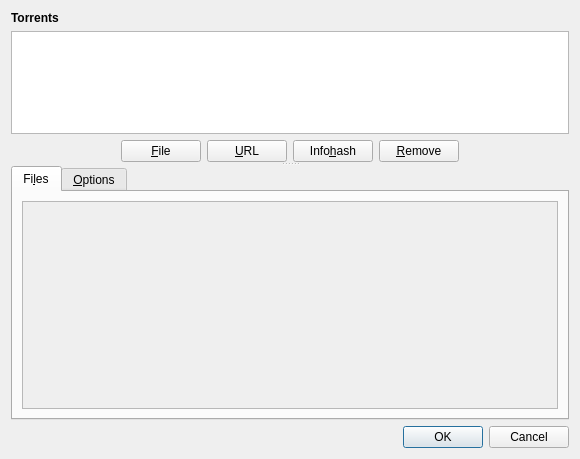
<?xml version="1.0" encoding="UTF-8"?>
<ui version="4.0">
 <author>Nikita Nemkin</author>
 <class>AddTorrentsDialog</class>
 <widget class="QDialog" name="AddTorrentsDialog">
  <property name="geometry">
   <rect>
    <x>0</x>
    <y>0</y>
    <width>529</width>
    <height>459</height>
   </rect>
  </property>
  <property name="windowTitle">
   <string>Add Torrents</string>
  </property>
  <layout class="QVBoxLayout" name="verticalLayout_4">
   <item>
    <widget class="QSplitter" name="splitter">
     <property name="orientation">
      <enum>Qt::Vertical</enum>
     </property>
     <property name="childrenCollapsible">
      <bool>false</bool>
     </property>
     <widget class="QWidget" name="widget" native="true">
      <property name="sizePolicy">
       <sizepolicy hsizetype="Preferred" vsizetype="Preferred">
        <horstretch>0</horstretch>
        <verstretch>1</verstretch>
       </sizepolicy>
      </property>
      <layout class="QVBoxLayout" name="verticalLayout">
       <property name="margin">
        <number>0</number>
       </property>
       <item>
        <widget class="QLabel" name="label">
         <property name="font">
          <font>
           <weight>75</weight>
           <bold>true</bold>
          </font>
         </property>
         <property name="text">
          <string>Torrents</string>
         </property>
        </widget>
       </item>
       <item>
        <widget class="QListWidget" name="list_torrents"/>
       </item>
       <item>
        <layout class="QHBoxLayout" name="horizontalLayout">
         <item>
          <spacer name="horizontalSpacer">
           <property name="orientation">
            <enum>Qt::Horizontal</enum>
           </property>
           <property name="sizeHint" stdset="0">
            <size>
             <width>40</width>
             <height>20</height>
            </size>
           </property>
          </spacer>
         </item>
         <item>
          <widget class="QPushButton" name="button_file">
           <property name="text">
            <string>&amp;File</string>
           </property>
           <property name="icon">
            <iconset resource="../data/resources.qrc">
             <normaloff>:/icons/deluge/16x16/actions/document-open.png</normaloff>:/icons/deluge/16x16/actions/document-open.png</iconset>
           </property>
          </widget>
         </item>
         <item>
          <widget class="QPushButton" name="button_url">
           <property name="text">
            <string>&amp;URL</string>
           </property>
           <property name="icon">
            <iconset resource="../data/resources.qrc">
             <normaloff>:/icons/deluge/16x16/places/network-workgroup.png</normaloff>:/icons/deluge/16x16/places/network-workgroup.png</iconset>
           </property>
          </widget>
         </item>
         <item>
          <widget class="QPushButton" name="button_hash">
           <property name="text">
            <string>Info&amp;hash</string>
           </property>
           <property name="icon">
            <iconset resource="../data/resources.qrc">
             <normaloff>:/icons/deluge/16x16/devices/media-floppy.png</normaloff>:/icons/deluge/16x16/devices/media-floppy.png</iconset>
           </property>
          </widget>
         </item>
         <item>
          <widget class="QPushButton" name="button_remove">
           <property name="text">
            <string>&amp;Remove</string>
           </property>
           <property name="icon">
            <iconset resource="../data/resources.qrc">
             <normaloff>:/icons/deluge/16x16/actions/list-remove.png</normaloff>:/icons/deluge/16x16/actions/list-remove.png</iconset>
           </property>
          </widget>
         </item>
         <item>
          <spacer name="horizontalSpacer_2">
           <property name="orientation">
            <enum>Qt::Horizontal</enum>
           </property>
           <property name="sizeHint" stdset="0">
            <size>
             <width>40</width>
             <height>20</height>
            </size>
           </property>
          </spacer>
         </item>
        </layout>
       </item>
      </layout>
     </widget>
     <widget class="QTabWidget" name="tabs">
      <property name="currentIndex">
       <number>0</number>
      </property>
      <widget class="QWidget" name="tab_files">
       <property name="enabled">
        <bool>false</bool>
       </property>
       <attribute name="icon">
        <iconset resource="../data/resources.qrc">
         <normaloff>:/icons/deluge/16x16/actions/document-open.png</normaloff>:/icons/deluge/16x16/actions/document-open.png</iconset>
       </attribute>
       <attribute name="title">
        <string>Fi&amp;les</string>
       </attribute>
       <layout class="QHBoxLayout" name="horizontalLayout_2">
        <item>
         <widget class="QTreeWidget" name="tree_files">
          <property name="selectionMode">
           <enum>QAbstractItemView::ExtendedSelection</enum>
          </property>
          <property name="indentation">
           <number>10</number>
          </property>
          <property name="uniformRowHeights">
           <bool>true</bool>
          </property>
          <property name="allColumnsShowFocus">
           <bool>true</bool>
          </property>
          <property name="columnCount">
           <number>2</number>
          </property>
          <attribute name="headerVisible">
           <bool>false</bool>
          </attribute>
          <attribute name="headerMinimumSectionSize">
           <number>0</number>
          </attribute>
          <attribute name="headerStretchLastSection">
           <bool>false</bool>
          </attribute>
          <attribute name="headerVisible">
           <bool>false</bool>
          </attribute>
          <attribute name="headerMinimumSectionSize">
           <number>0</number>
          </attribute>
          <attribute name="headerStretchLastSection">
           <bool>false</bool>
          </attribute>
          <column>
           <property name="text">
            <string notr="true">1</string>
           </property>
          </column>
          <column>
           <property name="text">
            <string notr="true">2</string>
           </property>
          </column>
         </widget>
        </item>
       </layout>
      </widget>
      <widget class="QWidget" name="tab_options">
       <property name="enabled">
        <bool>false</bool>
       </property>
       <attribute name="icon">
        <iconset resource="../data/resources.qrc">
         <normaloff>:/icons/deluge/16x16/actions/document-properties.png</normaloff>:/icons/deluge/16x16/actions/document-properties.png</iconset>
       </attribute>
       <attribute name="title">
        <string>&amp;Options</string>
       </attribute>
       <layout class="QGridLayout" name="gridLayout" rowstretch="0,0,0,0,0,1">
        <property name="sizeConstraint">
         <enum>QLayout::SetMaximumSize</enum>
        </property>
        <item row="0" column="0" colspan="7">
         <widget class="QLabel" name="label_2">
          <property name="font">
           <font>
            <weight>75</weight>
            <bold>true</bold>
           </font>
          </property>
          <property name="text">
           <string>Download Location</string>
          </property>
         </widget>
        </item>
        <item row="1" column="0" colspan="7">
         <layout class="QHBoxLayout" name="horizontalLayout_3">
          <item>
           <widget class="QLineEdit" name="download_location"/>
          </item>
          <item>
           <widget class="QToolButton" name="download_location_browse">
            <property name="text">
             <string>...</string>
            </property>
           </widget>
          </item>
         </layout>
        </item>
        <item row="2" column="0" colspan="2">
         <widget class="QLabel" name="label_3">
          <property name="font">
           <font>
            <weight>75</weight>
            <bold>true</bold>
           </font>
          </property>
          <property name="text">
           <string>Allocation</string>
          </property>
         </widget>
        </item>
        <item row="2" column="2" colspan="2">
         <widget class="QLabel" name="label_4">
          <property name="font">
           <font>
            <weight>75</weight>
            <bold>true</bold>
           </font>
          </property>
          <property name="text">
           <string>Bandwidth</string>
          </property>
         </widget>
        </item>
        <item row="2" column="4" colspan="2">
         <widget class="QLabel" name="label_5">
          <property name="font">
           <font>
            <weight>75</weight>
            <bold>true</bold>
           </font>
          </property>
          <property name="text">
           <string>General</string>
          </property>
         </widget>
        </item>
        <item row="3" column="0">
         <spacer name="horizontalSpacer_3">
          <property name="orientation">
           <enum>Qt::Horizontal</enum>
          </property>
          <property name="sizeType">
           <enum>QSizePolicy::Fixed</enum>
          </property>
          <property name="sizeHint" stdset="0">
           <size>
            <width>10</width>
            <height>101</height>
           </size>
          </property>
         </spacer>
        </item>
        <item row="3" column="1">
         <layout class="QVBoxLayout" name="verticalLayout_2">
          <item>
           <widget class="QRadioButton" name="full_allocation">
            <property name="text">
             <string>Full</string>
            </property>
            <property name="checked">
             <bool>true</bool>
            </property>
           </widget>
          </item>
          <item>
           <widget class="QRadioButton" name="compact_allocation">
            <property name="text">
             <string>Compact</string>
            </property>
           </widget>
          </item>
          <item>
           <spacer name="verticalSpacer">
            <property name="orientation">
             <enum>Qt::Vertical</enum>
            </property>
            <property name="sizeType">
             <enum>QSizePolicy::MinimumExpanding</enum>
            </property>
            <property name="sizeHint" stdset="0">
             <size>
              <width>20</width>
              <height>0</height>
             </size>
            </property>
           </spacer>
          </item>
         </layout>
        </item>
        <item row="3" column="2">
         <spacer name="horizontalSpacer_4">
          <property name="orientation">
           <enum>Qt::Horizontal</enum>
          </property>
          <property name="sizeType">
           <enum>QSizePolicy::Fixed</enum>
          </property>
          <property name="sizeHint" stdset="0">
           <size>
            <width>10</width>
            <height>101</height>
           </size>
          </property>
         </spacer>
        </item>
        <item row="3" column="3">
         <layout class="QFormLayout" name="formLayout">
          <property name="fieldGrowthPolicy">
           <enum>QFormLayout::AllNonFixedFieldsGrow</enum>
          </property>
          <item row="0" column="0">
           <widget class="QLabel" name="label_29">
            <property name="text">
             <string>Max Download Speed:</string>
            </property>
            <property name="buddy">
             <cstring>max_download_speed</cstring>
            </property>
           </widget>
          </item>
          <item row="0" column="1">
           <layout class="QHBoxLayout" name="horizontalLayout_5">
            <item>
             <widget class="QDoubleSpinBox" name="max_download_speed">
              <property name="sizePolicy">
               <sizepolicy hsizetype="Fixed" vsizetype="Fixed">
                <horstretch>0</horstretch>
                <verstretch>0</verstretch>
               </sizepolicy>
              </property>
              <property name="decimals">
               <number>1</number>
              </property>
              <property name="minimum">
               <double>-1.000000000000000</double>
              </property>
              <property name="maximum">
               <double>60000.000000000000000</double>
              </property>
              <property name="value">
               <double>-1.000000000000000</double>
              </property>
             </widget>
            </item>
            <item>
             <widget class="QLabel" name="label_28">
              <property name="text">
               <string>KiB/s</string>
              </property>
             </widget>
            </item>
           </layout>
          </item>
          <item row="1" column="0">
           <widget class="QLabel" name="label_33">
            <property name="text">
             <string>Max Upload Speed:</string>
            </property>
            <property name="buddy">
             <cstring>max_upload_speed</cstring>
            </property>
           </widget>
          </item>
          <item row="1" column="1">
           <layout class="QHBoxLayout" name="horizontalLayout_4">
            <item>
             <widget class="QDoubleSpinBox" name="max_upload_speed">
              <property name="sizePolicy">
               <sizepolicy hsizetype="Fixed" vsizetype="Fixed">
                <horstretch>0</horstretch>
                <verstretch>0</verstretch>
               </sizepolicy>
              </property>
              <property name="decimals">
               <number>1</number>
              </property>
              <property name="minimum">
               <double>-1.000000000000000</double>
              </property>
              <property name="maximum">
               <double>60000.000000000000000</double>
              </property>
              <property name="value">
               <double>-1.000000000000000</double>
              </property>
             </widget>
            </item>
            <item>
             <widget class="QLabel" name="label_30">
              <property name="text">
               <string>KiB/s</string>
              </property>
             </widget>
            </item>
           </layout>
          </item>
          <item row="2" column="0">
           <widget class="QLabel" name="label_34">
            <property name="text">
             <string>Max Connections:</string>
            </property>
            <property name="buddy">
             <cstring>max_connections</cstring>
            </property>
           </widget>
          </item>
          <item row="3" column="0">
           <widget class="QLabel" name="label_35">
            <property name="text">
             <string>Max Upload Slots:</string>
            </property>
            <property name="buddy">
             <cstring>max_upload_slots</cstring>
            </property>
           </widget>
          </item>
          <item row="2" column="1">
           <widget class="QSpinBox" name="max_connections">
            <property name="sizePolicy">
             <sizepolicy hsizetype="Fixed" vsizetype="Fixed">
              <horstretch>0</horstretch>
              <verstretch>0</verstretch>
             </sizepolicy>
            </property>
            <property name="minimum">
             <number>-1</number>
            </property>
            <property name="maximum">
             <number>9999</number>
            </property>
            <property name="value">
             <number>-1</number>
            </property>
           </widget>
          </item>
          <item row="3" column="1">
           <widget class="QSpinBox" name="max_upload_slots">
            <property name="sizePolicy">
             <sizepolicy hsizetype="Fixed" vsizetype="Fixed">
              <horstretch>0</horstretch>
              <verstretch>0</verstretch>
             </sizepolicy>
            </property>
            <property name="minimum">
             <number>-1</number>
            </property>
            <property name="maximum">
             <number>9999</number>
            </property>
            <property name="value">
             <number>-1</number>
            </property>
           </widget>
          </item>
         </layout>
        </item>
        <item row="3" column="4">
         <spacer name="horizontalSpacer_5">
          <property name="orientation">
           <enum>Qt::Horizontal</enum>
          </property>
          <property name="sizeType">
           <enum>QSizePolicy::Fixed</enum>
          </property>
          <property name="sizeHint" stdset="0">
           <size>
            <width>10</width>
            <height>101</height>
           </size>
          </property>
         </spacer>
        </item>
        <item row="3" column="5">
         <layout class="QVBoxLayout" name="verticalLayout_3">
          <item>
           <widget class="QCheckBox" name="add_paused">
            <property name="text">
             <string>Add In &amp;Paused State</string>
            </property>
           </widget>
          </item>
          <item>
           <widget class="QCheckBox" name="prioritize_first_last_pieces">
            <property name="text">
             <string>Prioritize First/Last Pieces</string>
            </property>
           </widget>
          </item>
          <item>
           <spacer name="verticalSpacer_2">
            <property name="orientation">
             <enum>Qt::Vertical</enum>
            </property>
            <property name="sizeType">
             <enum>QSizePolicy::MinimumExpanding</enum>
            </property>
            <property name="sizeHint" stdset="0">
             <size>
              <width>20</width>
              <height>0</height>
             </size>
            </property>
           </spacer>
          </item>
         </layout>
        </item>
        <item row="4" column="0" colspan="7">
         <layout class="QHBoxLayout" name="horizontalLayout_6">
          <item>
           <spacer name="horizontalSpacer_6">
            <property name="orientation">
             <enum>Qt::Horizontal</enum>
            </property>
            <property name="sizeHint" stdset="0">
             <size>
              <width>40</width>
              <height>20</height>
             </size>
            </property>
           </spacer>
          </item>
          <item>
           <widget class="QPushButton" name="button_revert">
            <property name="text">
             <string>Revert To Defaults</string>
            </property>
            <property name="icon">
             <iconset resource="../data/resources.qrc">
              <normaloff>:/icons/deluge/16x16/actions/edit-undo.png</normaloff>:/icons/deluge/16x16/actions/edit-undo.png</iconset>
            </property>
           </widget>
          </item>
          <item>
           <widget class="QPushButton" name="button_apply_to_all">
            <property name="text">
             <string>Apply To All</string>
            </property>
            <property name="icon">
             <iconset>
              <normaloff>:/icons/deluge/20x20/actions/dialog-ok-apply.png</normaloff>:/icons/deluge/20x20/actions/dialog-ok-apply.png</iconset>
            </property>
           </widget>
          </item>
         </layout>
        </item>
        <item row="5" column="0">
         <spacer name="verticalSpacer_3">
          <property name="orientation">
           <enum>Qt::Vertical</enum>
          </property>
          <property name="sizeHint" stdset="0">
           <size>
            <width>10</width>
            <height>0</height>
           </size>
          </property>
         </spacer>
        </item>
        <item row="2" column="6">
         <spacer name="horizontalSpacer_7">
          <property name="orientation">
           <enum>Qt::Horizontal</enum>
          </property>
          <property name="sizeHint" stdset="0">
           <size>
            <width>0</width>
            <height>10</height>
           </size>
          </property>
         </spacer>
        </item>
       </layout>
      </widget>
     </widget>
    </widget>
   </item>
   <item>
    <widget class="QDialogButtonBox" name="button_box">
     <property name="orientation">
      <enum>Qt::Horizontal</enum>
     </property>
     <property name="standardButtons">
      <set>QDialogButtonBox::Cancel|QDialogButtonBox::Ok</set>
     </property>
    </widget>
   </item>
  </layout>
 </widget>
 <resources>
  <include location="../data/resources.qrc"/>
 </resources>
 <connections>
  <connection>
   <sender>button_box</sender>
   <signal>accepted()</signal>
   <receiver>AddTorrentsDialog</receiver>
   <slot>accept()</slot>
   <hints>
    <hint type="sourcelabel">
     <x>257</x>
     <y>449</y>
    </hint>
    <hint type="destinationlabel">
     <x>157</x>
     <y>274</y>
    </hint>
   </hints>
  </connection>
  <connection>
   <sender>button_box</sender>
   <signal>rejected()</signal>
   <receiver>AddTorrentsDialog</receiver>
   <slot>reject()</slot>
   <hints>
    <hint type="sourcelabel">
     <x>325</x>
     <y>449</y>
    </hint>
    <hint type="destinationlabel">
     <x>286</x>
     <y>274</y>
    </hint>
   </hints>
  </connection>
 </connections>
</ui>
